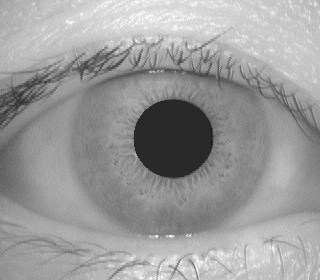
#> input picture CASIA Iris Image Database (version 1.0)/001/1/001_1_2.bmp, 320 x 280 px
$ jupyter execute localization_dev.ipynb
#> lines starting #> are read from the running program, lines starting #| are printed output that depends on the picture; after the words box and inside, x2 and y2 are one past the last pixel; in counts of white or black regions, pixels touching at a corner belong together
[cell 1]
# NOT COMPLETED
## not yet detecting outer boundary correctly

import numpy as np
import os
import cv2
import matplotlib.pyplot as plt
from scipy.ndimage.filters import gaussian_laplace, sobel

[cell 2]
'''
Detecting pupil and outer boundary of iris.
You can choose other iris localization methods if they work better.
'''

path = 'CASIA Iris Image Database (version 1.0)/001/1'
image_file = os.path.join(path, '001_1_2.bmp')
image = cv2.imread(image_file)
#> image is the input picture: shape (280, 320, 3); min 18, max 255, mean 155
img_rgb = cv2.cvtColor(image, cv2.COLOR_BGR2RGB)
img_gray = cv2.cvtColor(image, cv2.COLOR_BGR2GRAY)

# define a function for projection profile because of repeatitive use
def projectionProfile(image, xp, yp, width, height):
    '''
    image: target image
    xp, yp: center point used when trimming the target image
    width, height: width and height in which we want to trimming the target image
    '''
#> called with xp = 160, yp = 140, width = 320, height = 280
    w = int(width/2)
    h = int(height/2)
    # trim the target image
    img = image[yp-h:yp+h, xp-w:xp+w]

    # create the binary image
    _,img_binary = cv2.threshold(img, 70, 255, cv2.THRESH_BINARY)
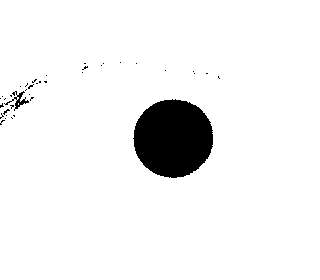
#> img_binary: shape (280, 320); 94.2% white; 38 black regions (36 under 20 px), largest, box (x1, y1, x2, y2) and area: (133, 99, 213, 178) 4908, (4, 91, 29, 111) 134

    # implement projection profile
    vertical = img_binary.sum(axis=0)
#> vertical = 320 values, max 71400 at index 38, min 51255 at index 172, mean 67273.8
    horizontal = img_binary.sum(axis=1)
#> horizontal = 280 values, max 81600 at index 0, min 61200 at index 138, mean 76884.3

    # find a coordinate whose procection profiles are minima
    x_p = np.argmin(vertical) + xp - w
#> x_p = 172
    y_p = np.argmin(horizontal) + yp - h
#> y_p = 138

    return x_p, y_p, img_binary


# projection profiles to find the center coordinates of a pupil (STEP1)
x_p, y_p, _ = projectionProfile(img_gray, 160, 140, 320, 280)
#> x_p = 172; y_p = 138

# update the center coordinate of the pupil (STEP2)
## create binary image around the pupil
x_p2, y_p2, img_bi2 = projectionProfile(img_gray, x_p, y_p, 120, 120)
#> call 2 of projectionProfile, with xp = 172, yp = 138, width = 120, height = 120
#> in projectionProfile (call 2), `img = image[yp-h:yp+h, xp-w:xp+w]`:
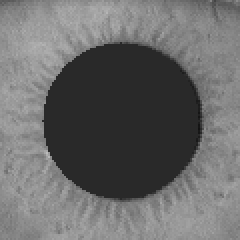
#> img: shape (120, 120) (shown 2 times larger); min 18, max 187, mean 106.2
#> in projectionProfile (call 2), `_,img_binary = cv2.threshold(img, 70, 255, cv2.THRESH_BINARY)`:
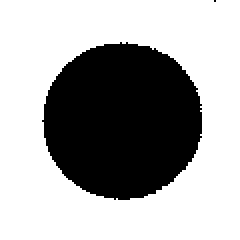
#> img_binary: shape (120, 120) (shown 2 times larger); 65.9% white; 2 black regions (1 under 20 px), largest, box (x1, y1, x2, y2) and area: (21, 21, 101, 100) 4908
#> in projectionProfile (call 2), `vertical = img_binary.sum(axis=0)`: vertical = 120 values, max 30600 at index 0, min 10455 at index 60, mean 20168.4
#> in projectionProfile (call 2), `horizontal = img_binary.sum(axis=1)`: horizontal = 120 values, max 30600 at index 1, min 10200 at index 60, mean 20168.4
#> x_p2 = 172; y_p2 = 138

# update again for accuracy (STEP3)
x_p3, y_p3, img_bi3 = projectionProfile(img_gray, x_p2, y_p2, 120, 120)
#> x_p3 = 172; y_p3 = 138

# calculate radius of inner boundary (pupil)
minx = x_p3 - x_p2 + 60
#> minx = 60
miny = y_p3 - y_p2 + 60
#> miny = 60

mask = np.where(img_bi3>0, 1, 0)

# let radius be the average of predicted radius along vertical and horizontal directions
radius_x = (120 - sum(mask[minx])) / 2
#> radius_x = 40
radius_y = (120 - sum(mask[miny])) / 2
#> radius_y = 40
radius = int((radius_x + radius_y) / 2)
#> radius = 40


# Check the position of the center coordinate
# STEP1 Blue
img_rectangle = cv2.rectangle(
                img_rgb,(x_p-5,y_p-5),(x_p+5,y_p+5),(0,0,255),2
                )
# STEP2 Green
img_rectangle = cv2.rectangle(
                img_rectangle,(x_p2-5,y_p2-5),(x_p2+5,y_p2+5),(0,255,0),2
                )
#> img_rectangle: shape (280, 320, 3); mean R, G, B 155, 155.3, 155
# STEP3 Red
img_rectangle = cv2.rectangle(
                img_rectangle,(x_p3-5,y_p3-5),(x_p3+5,y_p3+5),(255,0,0),2
                )
#> img_rectangle: shape (280, 320, 3); mean R, G, B 155.3, 155, 155
img_rectangle = cv2.rectangle(
                img_rectangle,(x_p3-radius,y_p3-radius),(x_p3+radius,y_p3+radius),(255,0,0),2
                )
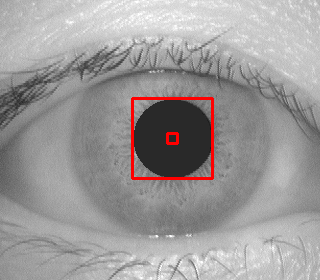
#> img_rectangle: shape (280, 320, 3); mean R, G, B 156.6, 153.6, 153.6

plt.figure(figsize=(20,16))
plt.subplot(1, 3, 1)
plt.imshow(img_bi2, cmap='gray')
plt.title('binary image after step2')

plt.subplot(1, 3, 2)
plt.imshow(img_bi3, cmap='gray')
plt.title('binary image after step3')

plt.subplot(1, 3, 3)
plt.imshow(img_rectangle)
plt.title('center coordinates')

plt.show()

[cell 3]
# detect inner boundary (pupil) using Hough Transform

# narrow down the image not to detect wrong circles
img_120 = img_gray[y_p3-60:y_p3+60, x_p3-60:x_p3+60]
_,img_bi = cv2.threshold(img_120, 127, 255, cv2.THRESH_BINARY)
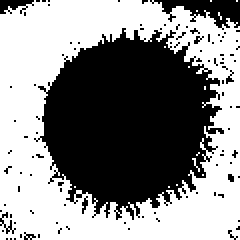
#> img_bi: shape (120, 120) (shown 2 times larger); 54% white; 102 black regions (98 under 20 px), largest, box (x1, y1, x2, y2) and area: (17, 14, 112, 110) 5951, (75, 0, 120, 15) 331, (0, 0, 17, 7) 73, (0, 106, 8, 117) 26

# use edge image so that detect iris correctly
img_edge = gaussian_laplace(img_bi, sigma=3)
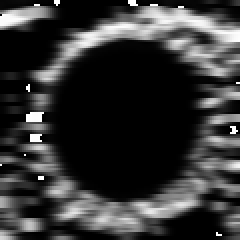
#> img_edge: shape (120, 120) (shown 2 times larger); min 0, max 255, mean 53.3

# apply Hough Transform
mind = 10000
for i in range(1,5):
    circles_in = cv2.HoughCircles(img_edge,cv2.HOUGH_GRADIENT,1,100,
                            param1=50,param2=10,minRadius=radius-i,maxRadius=radius+i)
    if type(circles_in) != type(None):
        d = np.sqrt((circles_in[0,0,0] - x_p3)**2 + (circles_in[0,0,1] - y_p3)**2 + (circles_in[0,0,2] - radius)**2)
        if mind > d: # find nearest circle if it has several candidates
            mind = d
            innercircle = circles_in
#> this loop made 4 passes
#> (mind, innercircle) on pass 1: (133.9, [[63.5, 59.5, 40.4]])
#> circles_in on passes 2 to 4: [[63.5, 59.5, 41.4]], [[63.5, 59.5, 41.3]], [[63.5, 59.5, 41.2]]
#> after the loop, mind = 133.9

innercircle = np.uint16(np.around(innercircle[0]))
#> innercircle = [[64, 60, 40]]

# check the detection for inner boundary

# draw inner circle
img_incircle = img_120.copy()

for i in innercircle:
    cv2.circle(img_incircle,(i[0],i[1]),i[2],255,2)
    cv2.circle(img_incircle,(i[0],i[1]),2,255,3)
#> this loop made 1 pass
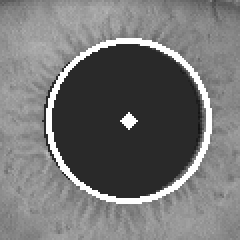
#> img_incircle: shape (120, 120) (shown 2 times larger); 5.62% of pixels changed, all inside (x1, y1, x2, y2) = (23, 19, 106, 102)

# show images
plt.subplot(1, 4, 1)
plt.imshow(img_120, cmap='gray')

plt.subplot(1, 4, 2)
plt.imshow(img_bi, cmap='gray')

plt.subplot(1, 4, 3)
plt.imshow(img_edge, cmap='gray')

plt.subplot(1, 4, 4)
plt.imshow(img_incircle, cmap='gray')

plt.show()

[cell 4]
# detect outer boundary using Hough transform

# narrow down the image not to detect wrong circles
img_260 = img_gray[y_p3-130:y_p3+130, x_p3-130:x_p3+130]
_,img_bi2 = cv2.threshold(img_260, 127, 255, cv2.THRESH_BINARY)
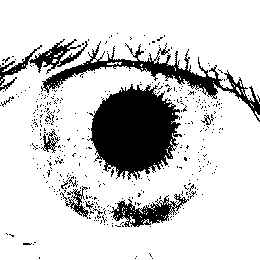
#> img_bi2: shape (260, 260); 82% white; 405 black regions (392 under 20 px), largest, box (x1, y1, x2, y2) and area: (87, 84, 182, 180) 5951, (41, 41, 260, 122) 2720, (110, 194, 189, 227) 1024

# use edge image so that detect iris correctly
img_edge2 = gaussian_laplace(img_bi2, sigma=3)
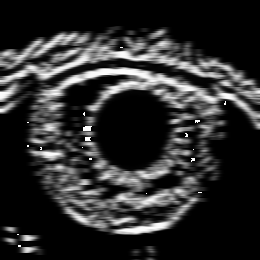
#> img_edge2: shape (260, 260); min 0, max 255, mean 45.4

# apply Hough Transform
mind = 10000
for i in range(1,5):
    circles_out = cv2.HoughCircles(img_edge,cv2.HOUGH_GRADIENT,1,100,
                            param1=50,param2=10,minRadius=70,maxRadius=120)
    if type(circles_out) != type(None):
        d = np.sqrt((circles_in[0,0,0] - x_p3)**2 + (circles_in[0,0,1] - y_p3)**2)
        if mind > d: # find nearest circle if it has several candidates
            mind = d
            outercircle = circles_out
#> this loop made 4 passes
#> (mind, outercircle) on pass 1: (133.9, [[73.5, 88.5, 70.5], [2.5, 1.5, 116.1]])
#> after the loop, mind = 133.9

outercircle = np.uint16(np.around(outercircle[0]))
#> outercircle = [[74, 88, 70], [2, 2, 116]]


# check the detection for outer boundary
# draw outer circle
img_outcircle = img_260.copy()

for i in outercircle:
    cv2.circle(img_outcircle,(i[0],i[1]),i[2],255,2)
    cv2.circle(img_outcircle,(i[0],i[1]),2,255,3)
#> this loop made 2 passes
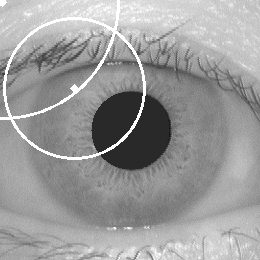
#> img_outcircle: shape (260, 260); min 18, max 255, mean 155.5

plt.subplot(1, 4, 1)
plt.imshow(img_260, cmap='gray')

plt.subplot(1, 4, 2)
plt.imshow(img_bi2, cmap='gray')

plt.subplot(1, 4, 3)
plt.imshow(img_edge2, cmap='gray')

plt.subplot(1, 4, 4)
plt.imshow(img_outcircle, cmap='gray')

plt.show()

$ run again, with CASIA Iris Image Database (version 1.0)/001/1/001_1_1.bmp copied over CASIA Iris Image Database (version 1.0)/001/1/001_1_2.bmp
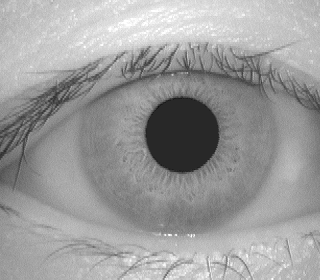
#> input picture CASIA Iris Image Database (version 1.0)/001/1/001_1_1.bmp, 320 x 280 px
#> image is the input picture: shape (280, 320, 3); min 18, max 255, mean 155.9
#> in projectionProfile, `_,img_binary = cv2.threshold(img, 70, 255, cv2.THRESH_BINARY)`:
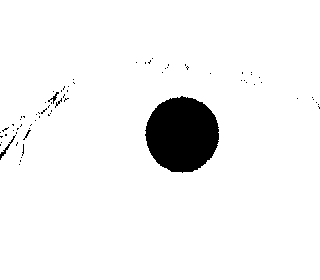
#> img_binary: shape (280, 320); 94.8% white; 72 black regions (68 under 20 px), largest, box (x1, y1, x2, y2) and area: (145, 96, 219, 173) 4362, (0, 135, 16, 160) 60, (48, 92, 59, 104) 36, (23, 130, 31, 140) 20
#> vertical = 320 values, max 71400 at index 32, min 51510 at index 187, mean 67691.3
#> horizontal = 280 values, max 81600 at index 0, min 61200 at index 130, mean 77361.5
#> in projectionProfile, `x_p = np.argmin(vertical) + xp - w`: x_p = 187
#> in projectionProfile, `y_p = np.argmin(horizontal) + yp - h`: y_p = 130
#> `x_p, y_p, _ = projectionProfile(img_gray, 160, 140, 320, 280)`: x_p = 187; y_p = 130
#> img_binary: shape (120, 120); 69.7% white; 7 black regions (6 under 20 px), largest, box (x1, y1, x2, y2) and area: (18, 26, 92, 103) 4362
#> x_p2 = 182; y_p2 = 130
#> img_binary: shape (120, 120); 69.7% white; 4 black regions (3 under 20 px), largest, box (x1, y1, x2, y2) and area: (23, 26, 97, 103) 4362
#> x_p3 = 182; y_p3 = 130
#> minx = 60
#> radius_x = 37
#> img_bi: shape (120, 120); 49.5% white; 40 white regions (38 under 20 px), largest, box (x1, y1, x2, y2) and area: (0, 5, 120, 120) 6908, (3, 0, 19, 10) 66
#> the loop `for i in range(1,5):` made 4 passes
#> (d, mind, innercircle) on passes 1, 3, 4: (140.5, 140.5, [[60.5, 59.5, 36.35]]), (138.1, 138.1, [[61.5, 62.5, 39.4]]), (136.3, 136.3, [[62.5, 64.5, 40.4]])
#> after the loop `for i in range(1,5):`: mind = 136.3
#> `innercircle = np.uint16(np.around(innercircle[0]))`: innercircle = [[62, 64, 40]]
#> the loop `for i in innercircle:` made 1 pass
#> img_bi2: shape (260, 260); 80.6% white; 388 black regions (380 under 20 px), largest, box (x1, y1, x2, y2) and area: (91, 86, 180, 183) 5598, (25, 46, 260, 132) 4330, (109, 190, 197, 232) 1066
#> the loop `for i in range(1,5):` made 4 passes
#> (mind, outercircle) on pass 1: (136.3, [[76.5, 91.5, 71.3], [15.5, 9.5, 107.3]])
#> after the loop `for i in range(1,5):`: mind = 136.3
#> `outercircle = np.uint16(np.around(outercircle[0]))`: outercircle = [[76, 92, 71], [16, 10, 107]]
#> the loop `for i in outercircle:` made 2 passes
#> after the loop `for i in outercircle:`:
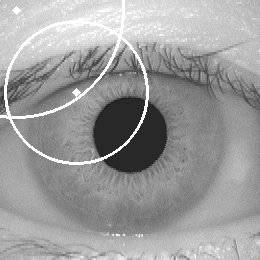
#> img_outcircle: shape (260, 260); min 18, max 255, mean 156.5
